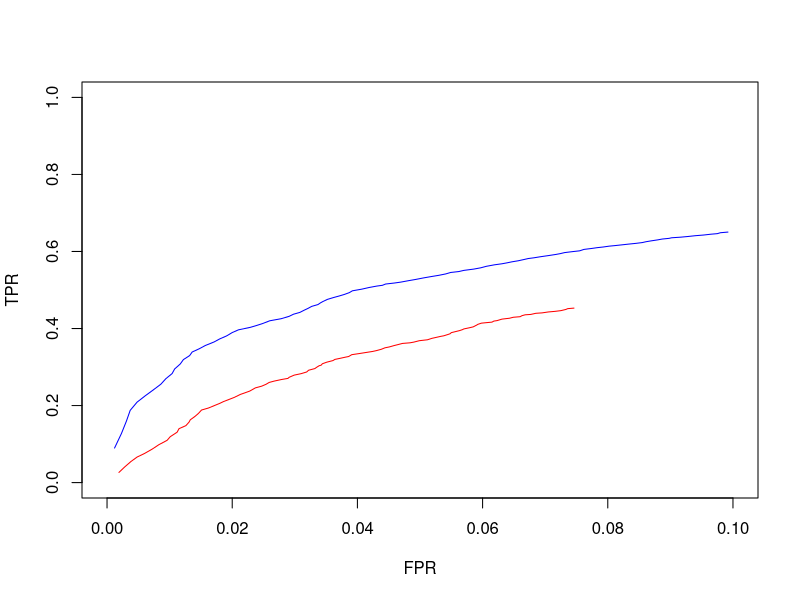

The R script that drew this image:
## ---- chunk 1
knitr::opts_chunk$set(error=FALSE, warning=FALSE, message=FALSE)
knitr::opts_chunk$set(fig.path="figures-subtract/")
## ---- chunk 2
exp.type <- rep(c("ChIP", "Con", "ChIP", "Con"), each=2)
group.no <- rep(c("A", "B"), each=4)
groupings <- paste0(exp.type, group.no)
nlibs <- length(groupings)
## ---- chunk 3
library(edgeR)
baseline <- 50
binding <- 50
mu.nodb <- rep(baseline, nlibs)
mu.nodb[exp.type=="ChIP"] <- baseline+binding
mu.db <- rep(baseline, nlibs)
mu.db[exp.type=="ChIP" & group.no=="A"] <- baseline+binding
## ---- chunk 4
set.seed(1000)
P <- 1/0.1
is.null <- 1:10000
counts <- rbind(
    matrix(rnbinom(10000*nlibs, mu=mu.nodb, size=P), ncol=nlibs, byrow=TRUE),
    matrix(rnbinom(10000*nlibs, mu=mu.db, size=P), ncol=nlibs, byrow=TRUE)
)
## ---- chunk 5
g <- factor(groupings)
design <- model.matrix(~0 + g)
colnames(design) <- levels(g)
## ---- chunk 6
y.d <- DGEList(counts, lib.size=rep(1e6, nlibs))
y.d <- estimateDisp(y.d, design)
fit.d <- glmQLFit(y.d, design, robust=TRUE)
res.d <- glmQLFTest(fit.d, contrast=makeContrasts(ChIPA - ChIPB, levels=design))
summary(y.d$trended.dispersion)
## ---- chunk 7
nullp.d <- res.d$table$PValue[is.null]
sum(nullp.d <= 0.01)/length(nullp.d) 
sum(nullp.d <= 0.05)/length(nullp.d)
## ---- chunk 8
altp.d <- res.d$table$PValue[-is.null]
sum(altp.d <= 0.01)/length(altp.d)
sum(altp.d <= 0.05)/length(altp.d)
## ---- chunk 9
subcounts <- counts
is.chip <- exp.type=="ChIP"
is.A <- group.no=="A"
subcounts[,is.chip & is.A] <- subcounts[,is.chip & is.A] - subcounts[,!is.chip & is.A]
subcounts[,is.chip & !is.A] <- subcounts[,is.chip & !is.A] - subcounts[,!is.chip & !is.A]
subcounts[subcounts < 0] <- 0
subcounts <- subcounts[,is.chip]
## ---- chunk 10
g2 <- factor(groupings[is.chip])
design2 <- model.matrix(~0 + g2)
colnames(design2) <- levels(g2)
## ---- chunk 11
y.s <- DGEList(subcounts, lib.size=rep(1e6, length(g2)))
y.s <- estimateDisp(y.s, design2)
fit.s <- glmQLFit(y.s, design2, robust=TRUE)
res.s <- glmQLFTest(fit.s, contrast=makeContrasts(ChIPA - ChIPB, levels=design2))
summary(y.s$trended.dispersion)
## ---- chunk 12
nullp.s <- res.s$table$PValue[is.null]
sum(nullp.s <= 0.01)/length(nullp.s) 
sum(nullp.s <= 0.05)/length(nullp.s)
## ---- chunk 13
altp.s <- res.s$table$PValue[-is.null]
sum(altp.s <= 0.01)/length(altp.s)
sum(altp.s <= 0.05)/length(altp.s)
## ---- chunk 14
thresholds <- 1:100/1000
tp.s <- findInterval(thresholds, sort(altp.s))/length(altp.s)
fp.s <- findInterval(thresholds, sort(nullp.s))/length(nullp.s)
tp.d <- findInterval(thresholds, sort(altp.d))/length(altp.d)
fp.d <- findInterval(thresholds, sort(nullp.d))/length(nullp.d)
plot(fp.s, tp.s, col="red", type="l", xlab="FPR", ylab="TPR", 
    xlim=c(0, 0.1), ylim=c(0, 1))
lines(fp.d, tp.d, col="blue")
## ---- chunk 15
others <- 1001:nrow(subcounts)
bufcounts <- subcounts
bufcounts[others,] <- matrix(rnbinom(length(others)*ncol(subcounts), mu=binding, size=P), length(others))
## ---- chunk 16
y.b <- DGEList(bufcounts, lib.size=rep(1e6, length(g2)))
y.b <- estimateDisp(y.b, design2)
fit.b <- glmQLFit(y.b, design2, robust=TRUE)
res.b <- glmQLFTest(fit.b, contrast=makeContrasts(ChIPA - ChIPB, levels=design2))
summary(y.b$trended.dispersion)
## ---- chunk 17
nullp.b <- res.b$table$PValue[-others]
sum(nullp.b <= 0.01)/length(nullp.b) 
sum(nullp.b <= 0.05)/length(nullp.b)
## ---- chunk 18
sessionInfo()
